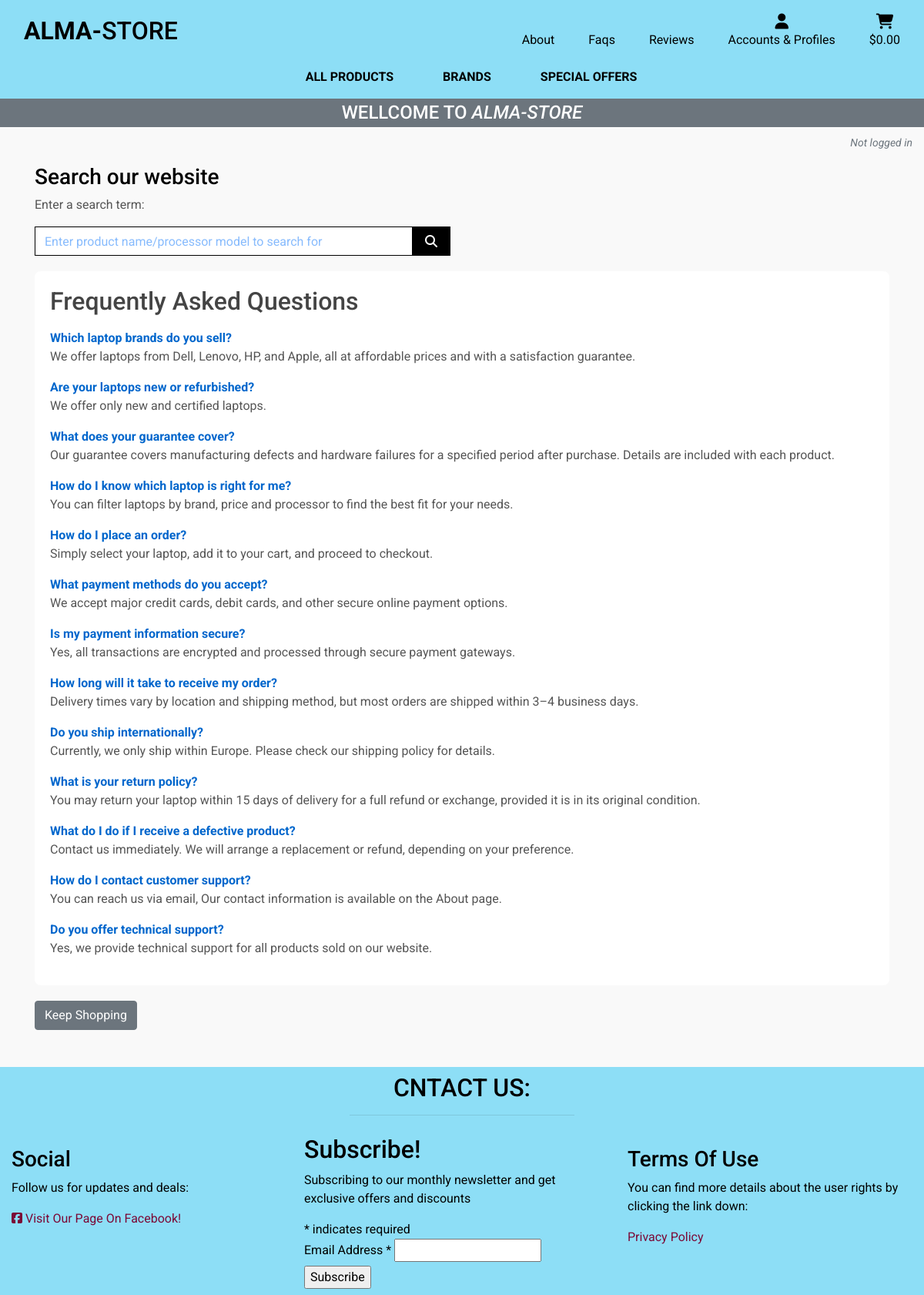
/support/, run on the app's committed database.
### support/models.py (models this page shows, shortened)
class Faqs(models.Model):
    class Meta:
        verbose_name_plural = 'Faqs'
    question = models.CharField(max_length=254)
    answer = models.TextField(max_length=2000)

### support/views.py (the view)
# urls.py: path('', views.answers, name='faqs'),
def answers(request):
    faqs = Faqs.objects.all()
    template = 'support/support.html'
    context = {
        'faqs': faqs,
     }
    return render(request, template, context)

### bag/contexts.py (called while the page is built, shortened)
def bag_contents(request):
    bag_items = []
    total = 0
    product_count = 0
    bag = request.session.get('bag', {})
    if total < settings.FREE_DELIVERY_THRESHOLD:
        delivery = total * Decimal(settings.STANDARD_DELIVERY_PERCENTAGE / 100)
        free_delivery_delta = settings.FREE_DELIVERY_THRESHOLD - total
    else:
        delivery = 0
        free_delivery_delta = 0
    grand_total = delivery + total
    context = {
        'bag_items': bag_items,
        'total': total,
        'product_count': product_count,
        'delivery': delivery,
        'free_delivery_threshold': settings.FREE_DELIVERY_THRESHOLD,
        'free_delivery_delta': free_delivery_delta,
        'grand_total': grand_total,
    }
    return context

### support/templates/support/support.html (shortened to what this page needs)
{% extends "base.html" %}
{% load static %}
{% block extra_css %}
    <link rel="stylesheet" href="{% static 'support/css/support.css' %}">
{% endblock %}
{% block content %}
    <div class="container m">
        <div class="row">
            <div class="col-12">
                <div class="faqs">
                    <h2 class="mb-3">Frequently Asked Questions</h2>
                    {% for faq in faqs %}
                        <div class="mt-1">
                            <div class="mb-3">
                                <div class="faq-question">{{ faq.question }}</div>
                                <p>{{ faq.answer }}</p>
                            </div>
                        </div>
                    {% endfor %}
                </div>
            </div>
            <div class="col">
                 <a href="{% url 'products' %}" class="btn btn-secondary">Keep Shopping</a>
            </div>
        </div>
    </div>
{% endblock %}

### static/css/basestyle.css (style rules this page uses)
html { height: 100%; }
body { color: #555; background-color: #f9f9f9; font-family: "Roboto", sans-serif; font-optical-sizing: auto; font-weight: 400; font-style: normal; font-variation-settings: "wdth" 100; }

### support/static/support/css/support.css (style rules this page uses)
.faq-question { font-weight: bold; color: #0066cc; }
.faqs { margin: 20px auto; padding: 20px; background: white; border-radius: 8px; }
.faqs h2 { color: #444; }

### data on the page
Faqs: question "Which laptop brands do you sell?", answer "We offer laptops from Dell, Lenovo, HP, and Apple, all at affordable prices and with a satisfaction guarantee."
Faqs: question "Are your laptops new or refurbished?", answer "We offer only new and certified laptops."
Faqs: question "What does your guarantee cover?", answer "Our guarantee covers manufacturing defects and hardware failures for a specified period after purchase. Details are included with each product."
Faqs: question "How do I know which laptop is right for me?", answer "You can filter laptops by brand, price and processor to find the best fit for your needs."
Faqs: question "How do I place an order?", answer "Simply select your laptop, add it to your cart, and proceed to checkout."
Faqs: question "What payment methods do you accept?", answer "We accept major credit cards, debit cards, and other secure online payment options."
Faqs: question "Is my payment information secure?", answer "Yes, all transactions are encrypted and processed through secure payment gateways."
Faqs: question "How long will it take to receive my order?", answer "Delivery times vary by location and shipping method, but most orders are shipped within 3–4 business days."
Faqs: question "Do you ship internationally?", answer "Currently, we only ship within Europe. Please check our shipping policy for details."
Faqs: question "What is your return policy?", answer "You may return your laptop within 15 days of delivery for a full refund or exchange, provided it is in its original condition."
Faqs: question "What do I do if I receive a defective product?", answer "Contact us immediately. We will arrange a replacement or refund, depending on your preference."
Faqs: question "How do I contact customer support?", answer "You can reach us via email, Our contact information is available on the About page."
Faqs: question "Do you offer technical support?", answer "Yes, we provide technical support for all products sold on our website."
